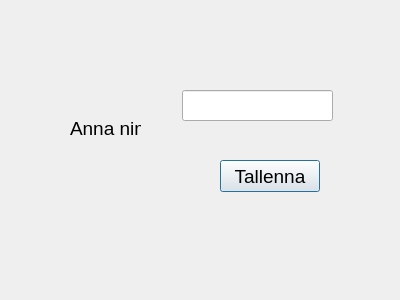
<?xml version="1.0" encoding="UTF-8"?>
<ui version="4.0">
 <class>Login</class>
 <widget class="QDialog" name="Login">
  <property name="geometry">
   <rect>
    <x>0</x>
    <y>0</y>
    <width>400</width>
    <height>300</height>
   </rect>
  </property>
  <property name="font">
   <font>
    <pointsize>14</pointsize>
   </font>
  </property>
  <property name="windowTitle">
   <string>Dialog</string>
  </property>
  <widget class="QPushButton" name="btnSave">
   <property name="geometry">
    <rect>
     <x>220</x>
     <y>160</y>
     <width>100</width>
     <height>32</height>
    </rect>
   </property>
   <property name="text">
    <string>Tallenna</string>
   </property>
  </widget>
  <widget class="QLabel" name="Label">
   <property name="geometry">
    <rect>
     <x>70</x>
     <y>120</y>
     <width>71</width>
     <height>16</height>
    </rect>
   </property>
   <property name="text">
    <string>Anna nimi</string>
   </property>
  </widget>
  <widget class="QLineEdit" name="textName">
   <property name="geometry">
    <rect>
     <x>182</x>
     <y>90</y>
     <width>151</width>
     <height>31</height>
    </rect>
   </property>
  </widget>
 </widget>
 <resources/>
 <connections/>
</ui>
